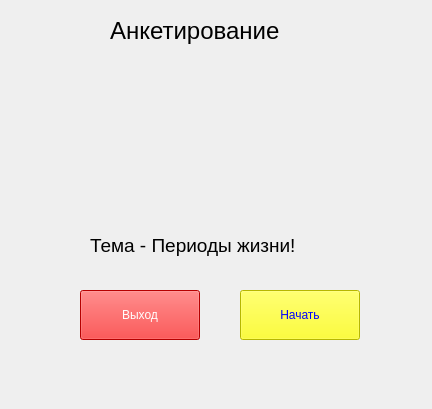
<?xml version="1.0" encoding="UTF-8"?>
<ui version="4.0">
 <class>MainWindow</class>
 <widget class="QMainWindow" name="MainWindow">
  <property name="geometry">
   <rect>
    <x>0</x>
    <y>0</y>
    <width>432</width>
    <height>409</height>
   </rect>
  </property>
  <property name="maximumSize">
   <size>
    <width>432</width>
    <height>409</height>
   </size>
  </property>
  <property name="windowTitle">
   <string>MainWindow</string>
  </property>
  <property name="autoFillBackground">
   <bool>false</bool>
  </property>
  <property name="styleSheet">
   <string notr="true"/>
  </property>
  <widget class="QWidget" name="centralwidget">
   <widget class="QPushButton" name="btn_exit">
    <property name="geometry">
     <rect>
      <x>80</x>
      <y>290</y>
      <width>120</width>
      <height>50</height>
     </rect>
    </property>
    <property name="font">
     <font>
      <family>Segoe UI</family>
     </font>
    </property>
    <property name="styleSheet">
     <string notr="true">color: rgb(255, 255, 255);
background-color: rgb(255, 0, 0);</string>
    </property>
    <property name="text">
     <string>Выход</string>
    </property>
   </widget>
   <widget class="QLabel" name="label_welcome_1">
    <property name="geometry">
     <rect>
      <x>110</x>
      <y>10</y>
      <width>231</width>
      <height>41</height>
     </rect>
    </property>
    <property name="font">
     <font>
      <family>Segoe UI</family>
      <pointsize>18</pointsize>
     </font>
    </property>
    <property name="styleSheet">
     <string notr="true"/>
    </property>
    <property name="text">
     <string>Анкетирование</string>
    </property>
   </widget>
   <widget class="QPushButton" name="btn_begin">
    <property name="geometry">
     <rect>
      <x>240</x>
      <y>290</y>
      <width>120</width>
      <height>50</height>
     </rect>
    </property>
    <property name="font">
     <font>
      <family>Segoe UI</family>
     </font>
    </property>
    <property name="styleSheet">
     <string notr="true">color: rgb(0, 0, 255);
background-color: rgb(255, 255, 0);</string>
    </property>
    <property name="text">
     <string>Начать</string>
    </property>
   </widget>
   <widget class="QLabel" name="label_subject">
    <property name="geometry">
     <rect>
      <x>90</x>
      <y>230</y>
      <width>241</width>
      <height>31</height>
     </rect>
    </property>
    <property name="font">
     <font>
      <family>Segoe UI</family>
      <pointsize>14</pointsize>
     </font>
    </property>
    <property name="styleSheet">
     <string notr="true"/>
    </property>
    <property name="text">
     <string>Тема - Периоды жизни!</string>
    </property>
   </widget>
   <widget class="QLabel" name="label_welcome_2">
    <property name="geometry">
     <rect>
      <x>78</x>
      <y>50</y>
      <width>311</width>
      <height>31</height>
     </rect>
    </property>
    <property name="font">
     <font>
      <family>Segoe UI</family>
      <pointsize>16</pointsize>
     </font>
    </property>
    <property name="styleSheet">
     <string notr="true"/>
    </property>
    <property name="text">
     <string/>
    </property>
   </widget>
   <widget class="QLabel" name="label_2">
    <property name="geometry">
     <rect>
      <x>310</x>
      <y>370</y>
      <width>101</width>
      <height>21</height>
     </rect>
    </property>
    <property name="font">
     <font>
      <family>Fira Sans</family>
      <pointsize>11</pointsize>
      <weight>75</weight>
      <italic>true</italic>
      <bold>true</bold>
     </font>
    </property>
    <property name="styleSheet">
     <string notr="true"/>
    </property>
    <property name="text">
     <string/>
    </property>
   </widget>
  </widget>
 </widget>
 <resources/>
 <connections/>
</ui>
